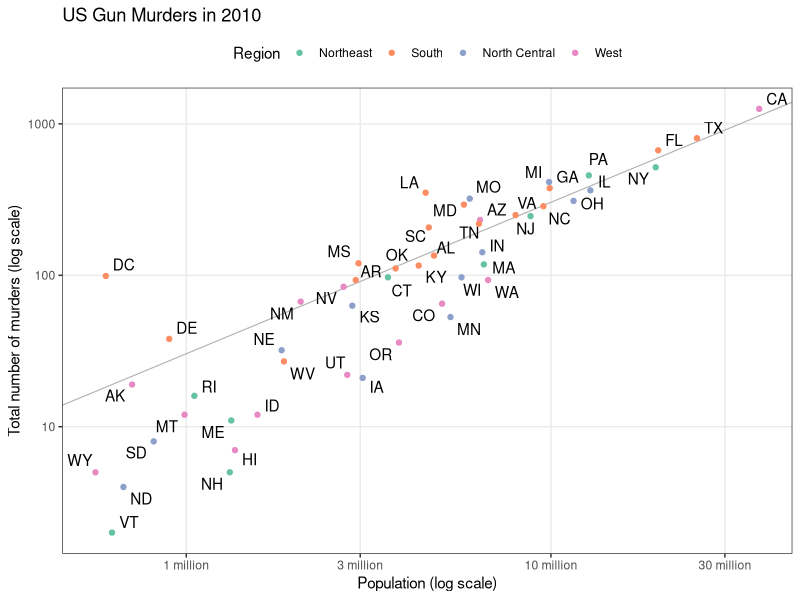
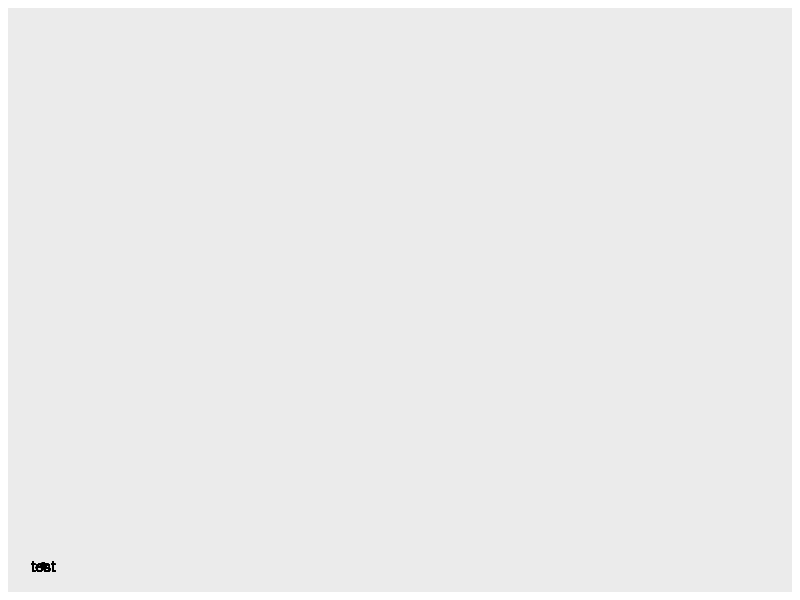
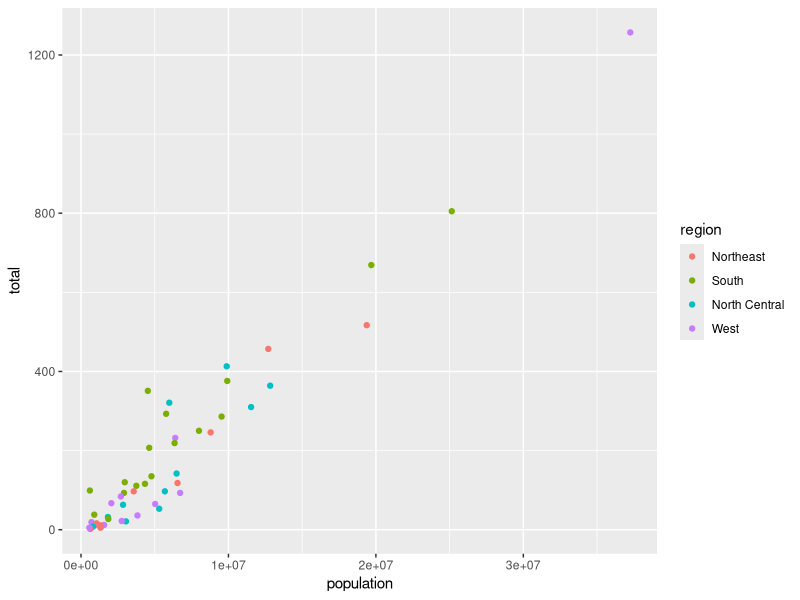
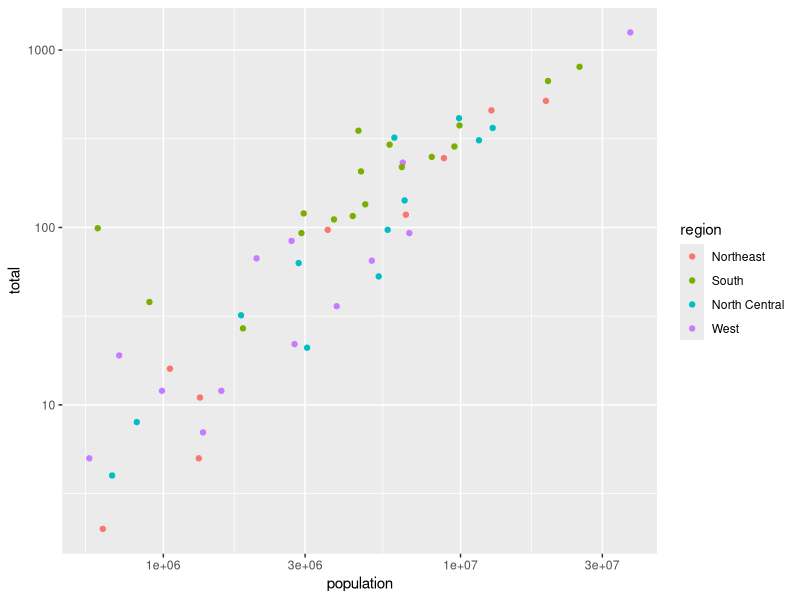
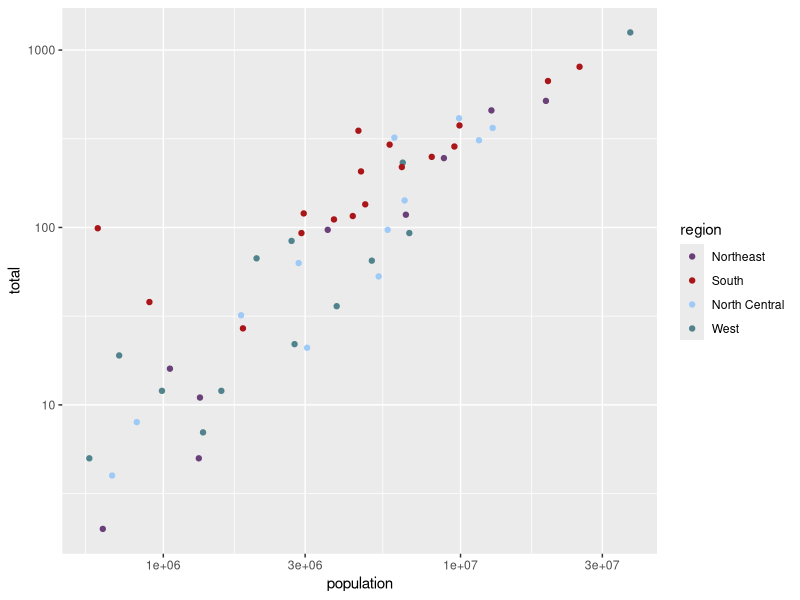
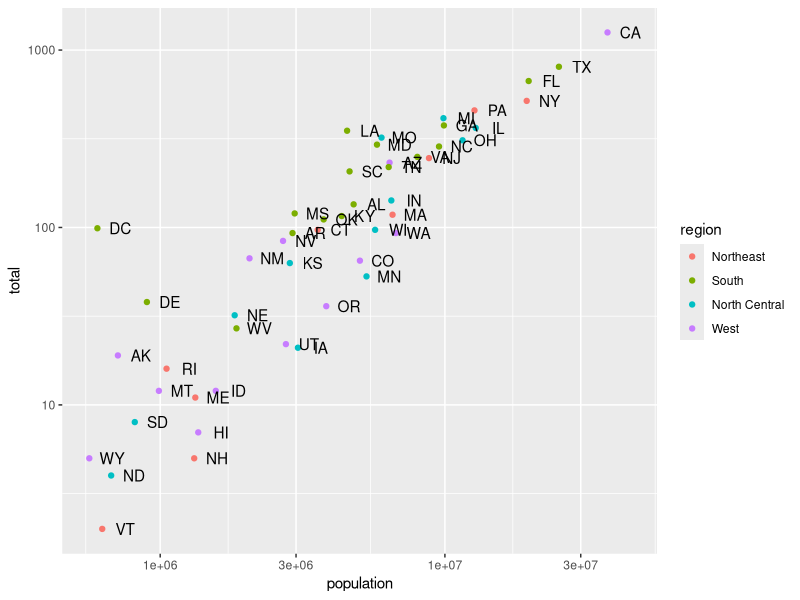
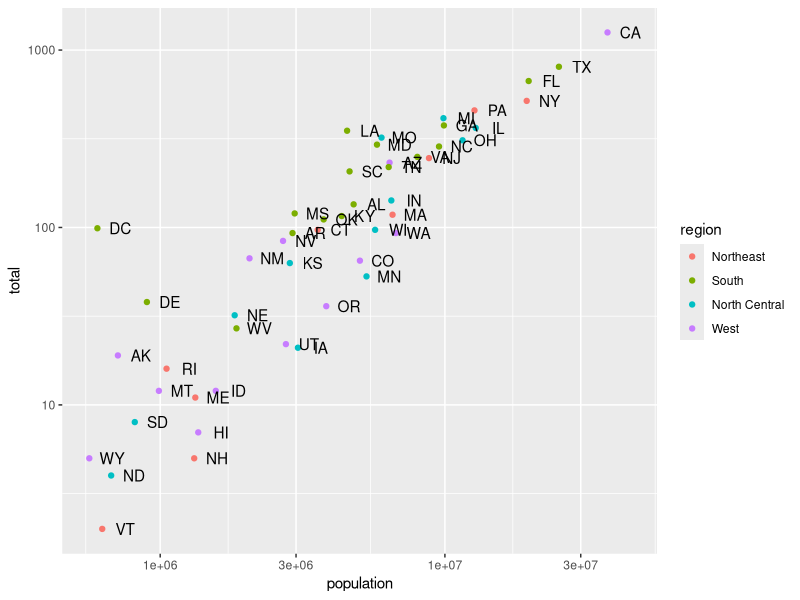
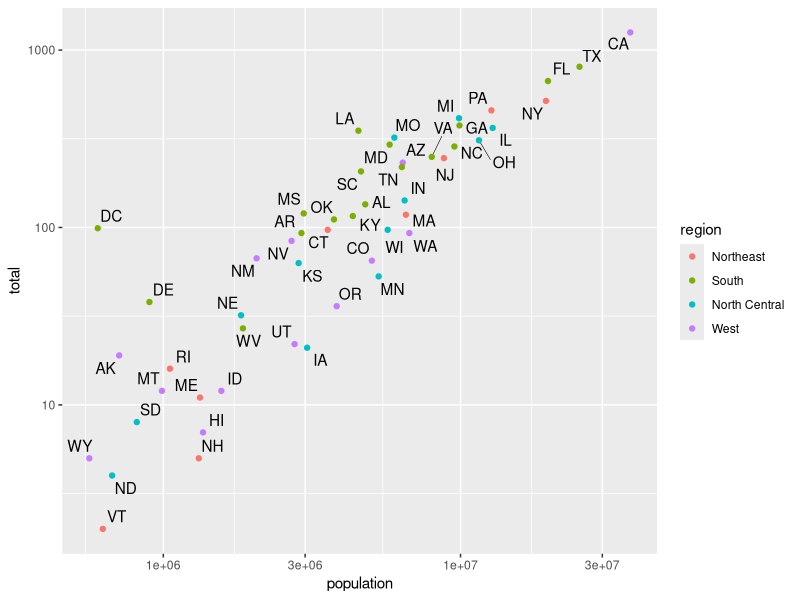

Generate these figures, in order, with R:
## ---- chunk 1
library("knitr")
knitr::opts_chunk$set(cache = FALSE, message = FALSE, warning = FALSE, echo = TRUE)
## ---- chunk 2
library(tidyverse)
library(dslabs)
library(ggrepel)
library(scales)
## ---- chunk 3
data(murders)
r <- murders %>% 
  summarize(rate = sum(total) /  sum(population)) %>%
  pull(rate)

ggplot(murders, aes(x = population, y = total)) +
  geom_abline(intercept = log10(r), size = 0.4, col = "#b3b3b3") +
  geom_text_repel(aes(label = abb), segment.size = 0.2) + # I moved it up so that the geom_point's appear on top of the lines
  geom_point(aes(col = region)) +
  scale_x_log10(labels = unit_format(unit = "million", scale = 1e-6)) + # used to convert scientific notation to readable labels
  scale_y_log10() +
  scale_color_brewer(palette = "Set2") +
  labs(
    x = "Population (log scale)",
    y = "Total number of murders (log scale)",
    color = "Region",
    title = "US Gun Murders in 2010"
  ) +
  theme_bw() +
  theme(
    legend.position = "top",
    panel.grid.minor = element_blank()
  )
## ---- chunk 4
data(murders)
head(murders)
## ---- chunk 5
non_tidy <- data.frame(t(murders))
colnames(non_tidy) <- non_tidy[1, ]
non_tidy <- non_tidy[-1, ]
non_tidy[, 1:6]
## ---- chunk 6
ggplot(murders) +
  geom_point(x = 0, y = 0) +
  geom_text(x = 0, y = 0, label = "test")
## ---- chunk 7
ggplot(murders) +
  geom_point(aes(x = population, y = total, col = region))
## ---- chunk 8
ggplot(murders) +
  geom_point(aes(x = population, y = total, col = region)) +
  scale_x_log10() +
  scale_y_log10()
## ---- chunk 9
ggplot(murders) +
  geom_point(aes(x = population, y = total, col = region)) +
  scale_x_log10() +
  scale_y_log10() +
  scale_color_manual(values = c("#6a4078", "#aa1518", "#9ecaf8", "#50838c")) # exercise: find better colors using https://imagecolorpicker.com/
## ---- chunk 10
ggplot(murders) +
  geom_point(aes(x = population, y = total, col = region)) +
  geom_text(
    aes(x = population, y = total, label = abb),
    nudge_x = 0.08 # what would happen if I remove this?
  ) +
  scale_x_log10() +
  scale_y_log10()
## ---- chunk 11
ggplot(murders, aes(x = population, y = total)) +
  geom_point(aes(col = region)) +
  geom_text(aes(label = abb), nudge_x = 0.08) +
  scale_x_log10() +
  scale_y_log10()
## ---- chunk 12
ggplot(murders, aes(x = population, y = total)) +
  geom_text_repel(aes(label = abb), segment.size = 0.2) + # I moved it up so that the geom_point's appear on top of the lines
  geom_point(aes(col = region)) +
  scale_x_log10() +
  scale_y_log10()
## ---- chunk 13
r <- murders %>% 
  summarize(rate = sum(total) /  sum(population)) %>%
  pull(rate)
r
## ---- chunk 14
ggplot(murders, aes(x = population, y = total)) +
  geom_abline(intercept = log10(r), size = 0.4, col = "#b3b3b3") +
  geom_text_repel(aes(label = abb), segment.size = 0.2) +
  geom_point(aes(col = region)) +
  scale_x_log10() +
  scale_y_log10()
## ---- chunk 15
ggplot(murders, aes(x = population, y = total)) +
  geom_abline(intercept = log10(r), size = 0.4, col = "#b3b3b3") +
  geom_text_repel(aes(label = abb), segment.size = 0.2) +
  geom_point(aes(col = region)) +
  scale_x_log10(labels = unit_format(unit = "million", scale = 1e-6)) + # used to convert scientific notation to readable labels
  scale_y_log10() +
  labs(
    x = "Population (log scale)",
    y = "Total number of murders (log scale)",
    color = "region",
    title = "US Gun Murders in 2010"
  ) +
  theme(legend.position = "top")
## ---- chunk 16
ggplot(murders, aes(x = population, y = total)) +
  geom_abline(intercept = log10(r), size = 0.4, col = "#b3b3b3") +
  geom_text_repel(aes(label = abb), segment.size = 0.2) +
  geom_point(aes(col = region)) +
  scale_x_log10(labels = unit_format(unit = "million", scale = 1e-6)) +
  scale_y_log10() +
  scale_color_brewer(palette = "Set2") +
  labs(
    x = "Population (log scale)",
    y = "Total number of murders (log scale)",
    color = "Region",
    title = "US Gun Murders in 2010"
  ) +
  theme_bw() +
  theme(
    legend.position = "top",
    panel.grid.minor = element_blank()
  )
